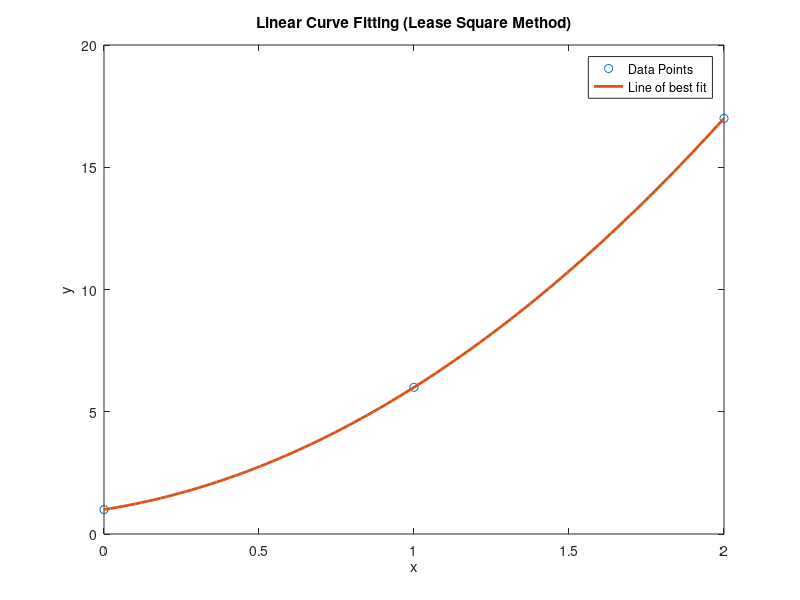

This figure's MATLAB source:
% Curve Fitting 
% used least square method method.
% Author: Helal Uzzaman Hasib
% Date: 20 Jun 2023
% ======================================================

disp('Curve fitting nth order polynomial least square method')
clc
clear
%Example 
x = [0 1 2];
y = [1 6 17];
m =2
% x = input('Enter x values:\n ');
% y = input('Enter y values:\n ');
% n = input('Enter the degree of the polynomial: \n ');

% Initialization of matrix
m = m+1;
A = zeros(m,m)
B = zeros(m,1)

% required matrix calculation
for i= 1:m
   for j = 1:m
       A(i,j)= sum(x.^(i+j-2));
   end
    
   B(i) =sum(x.^(i-1).*y);
end
A
B
% finding the required coefficients 
result = A\B;
nn = length(x);
equation = flip(result)

%plotting
xx = linspace(x(1), x(nn), 100);
yy = polyval(equation, xx);
plot(x,y, 'o')
hold on;
plot(xx, yy, 'LineWidth', 2)
legend('Data Points', 'Line of best fit');
xlabel('x'); ylabel('y');
title('Linear Curve Fitting (Lease Square Method)')
hold off;

